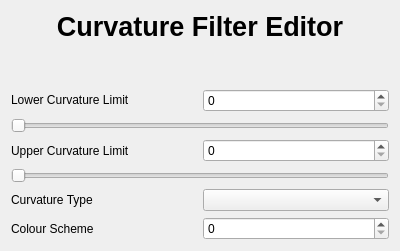
<?xml version="1.0" encoding="UTF-8"?>
<ui version="4.0">
 <class>DialogEditCurvatureFilter</class>
 <widget class="QDialog" name="DialogEditCurvatureFilter">
  <property name="geometry">
   <rect>
    <x>0</x>
    <y>0</y>
    <width>400</width>
    <height>251</height>
   </rect>
  </property>
  <property name="windowTitle">
   <string>Dialog</string>
  </property>
  <layout class="QVBoxLayout" name="verticalLayout">
   <item>
    <widget class="QLabel" name="label_2">
     <property name="sizePolicy">
      <sizepolicy hsizetype="Preferred" vsizetype="Maximum">
       <horstretch>0</horstretch>
       <verstretch>0</verstretch>
      </sizepolicy>
     </property>
     <property name="font">
      <font>
       <pointsize>20</pointsize>
       <weight>75</weight>
       <bold>true</bold>
      </font>
     </property>
     <property name="text">
      <string>Curvature Filter Editor</string>
     </property>
     <property name="alignment">
      <set>Qt::AlignHCenter|Qt::AlignTop</set>
     </property>
    </widget>
   </item>
   <item>
    <spacer name="verticalSpacer">
     <property name="orientation">
      <enum>Qt::Vertical</enum>
     </property>
     <property name="sizeHint" stdset="0">
      <size>
       <width>20</width>
       <height>40</height>
      </size>
     </property>
    </spacer>
   </item>
   <item>
    <layout class="QHBoxLayout" name="horizontalLayout">
     <property name="sizeConstraint">
      <enum>QLayout::SetMaximumSize</enum>
     </property>
     <item>
      <widget class="QLabel" name="label">
       <property name="sizePolicy">
        <sizepolicy hsizetype="Preferred" vsizetype="Maximum">
         <horstretch>0</horstretch>
         <verstretch>0</verstretch>
        </sizepolicy>
       </property>
       <property name="text">
        <string>Lower Curvature Limit</string>
       </property>
      </widget>
     </item>
     <item>
      <widget class="QSpinBox" name="spinBox">
       <property name="sizePolicy">
        <sizepolicy hsizetype="Minimum" vsizetype="Maximum">
         <horstretch>0</horstretch>
         <verstretch>0</verstretch>
        </sizepolicy>
       </property>
      </widget>
     </item>
    </layout>
   </item>
   <item>
    <widget class="QSlider" name="horizontalSlider">
     <property name="sizePolicy">
      <sizepolicy hsizetype="Expanding" vsizetype="Maximum">
       <horstretch>0</horstretch>
       <verstretch>0</verstretch>
      </sizepolicy>
     </property>
     <property name="orientation">
      <enum>Qt::Horizontal</enum>
     </property>
    </widget>
   </item>
   <item>
    <layout class="QHBoxLayout" name="horizontalLayout_2">
     <property name="sizeConstraint">
      <enum>QLayout::SetDefaultConstraint</enum>
     </property>
     <property name="leftMargin">
      <number>0</number>
     </property>
     <property name="topMargin">
      <number>0</number>
     </property>
     <property name="rightMargin">
      <number>0</number>
     </property>
     <item>
      <widget class="QLabel" name="label_3">
       <property name="text">
        <string>Upper Curvature Limit</string>
       </property>
      </widget>
     </item>
     <item>
      <widget class="QSpinBox" name="spinBox_2"/>
     </item>
    </layout>
   </item>
   <item>
    <widget class="QSlider" name="horizontalSlider_2">
     <property name="orientation">
      <enum>Qt::Horizontal</enum>
     </property>
    </widget>
   </item>
   <item>
    <layout class="QHBoxLayout" name="horizontalLayout_3">
     <item>
      <widget class="QLabel" name="label_4">
       <property name="text">
        <string>Curvature Type</string>
       </property>
      </widget>
     </item>
     <item>
      <widget class="QComboBox" name="comboBox_2"/>
     </item>
    </layout>
   </item>
   <item>
    <layout class="QHBoxLayout" name="horizontalLayout_4">
     <item>
      <widget class="QLabel" name="label_5">
       <property name="text">
        <string>Colour Scheme</string>
       </property>
      </widget>
     </item>
     <item>
      <widget class="QSpinBox" name="spinBox_3"/>
     </item>
    </layout>
   </item>
  </layout>
 </widget>
 <resources/>
 <connections/>
</ui>
